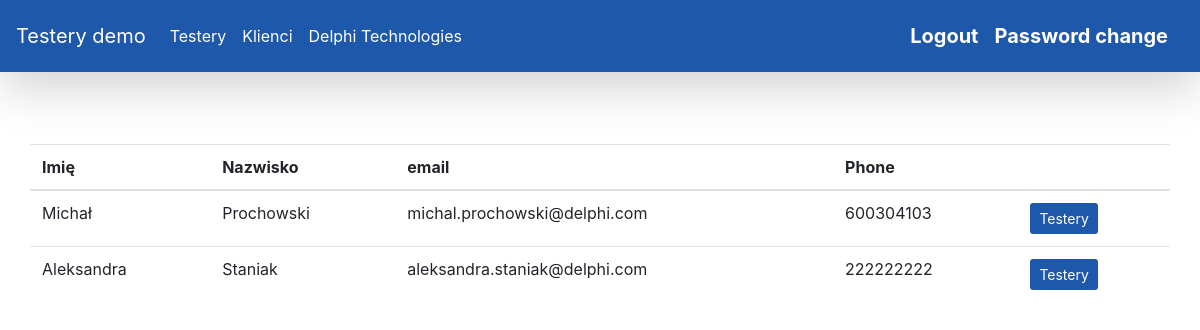
Screenshot of /SalesPersonDelphi/ with the database file from the repository.
### demoVCImanage/models.py (models this page shows, shortened)
class SalesPersonDelphi(models.Model):
    idSalesPerson = models.IntegerField(primary_key=True)
    name = models.CharField(max_length=200)
    surname = models.CharField(max_length=200)
    email = models.EmailField()
    phone = models.IntegerField()
    street = models.CharField(max_length=200, blank=True)
    city = models.CharField(max_length=200, blank=True)
    postal = models.CharField(max_length=200, blank=True)
    history = HistoricalRecords()

### demoVCImanage/views.py (the view)
# urls.py: path('SalesPersonDelphi/', SalesPersonDelphiListView.as_view(), name='salesPersonDelphi'),
class SalesPersonDelphiListView(ListView):
    model = SalesPersonDelphi
    context_object_name = 'salesPersonDelphi'
    template_name = 'salesPersonDelphi_list.html'

### demoVCImanage/templates/salesPersonDelphi_list.html
{% extends 'base.html' %}
{% block content %}
<div class="container">
  <div class="row justify-content-md-center py-4">
    <table class="table">
      <thead>
        <tr>
          <th>Imię</th>
          <th>Nazwisko</th>
          <th>email</th>
          <th>Phone</th>
          <th></th>
        </tr>
      </thead>
      <tbody>
        {% for item in salesPersonDelphi %}
        <tr>
          <td>{{ item.name }}</td>
          <td>{{ item.surname }}</td>
          <td>{{ item.email }}</td>
          <td>{{ item.phone }}</td>
          <td><a href="{% url 'VCIsalesPersonDelphi' item.idSalesPerson %}" class="btn btn-sm" style="background-color:	#1e58aa; color:white" role="button">Testery</a></td>
        </tr>
        {% endfor %}
      </tbody>
    </table>
  </div>
</div>
{% endblock %}

### rows the page displays
SalesPersonDelphi: name "Michał", surname "Prochowski", email "michal.prochowski@delphi.com", phone "600304103"
SalesPersonDelphi: name "Aleksandra", surname "Staniak", email "aleksandra.staniak@delphi.com", phone "222222222"
